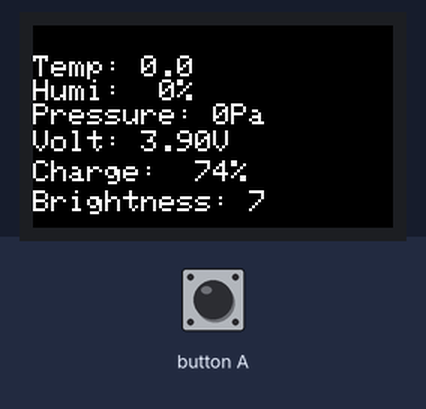
A program run on a simulated ESP32. Parts: 240×135 colour display. Inputs (shaded band) come from the test bench. Not simulated (calls return 0 or success): M5_ENV.h.

Above: at 5.6 s.
5.7 s: button A pressed for 0.15 s
At 6.1 s:
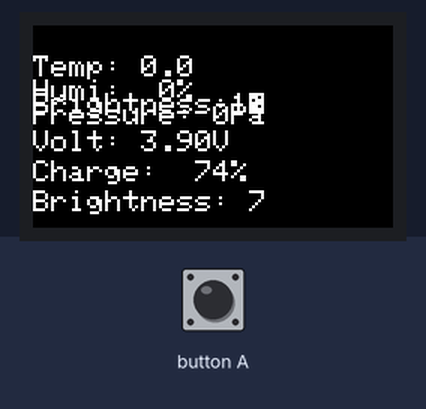
8.8 s: button A pressed for 0.15 s
At 10.3 s:
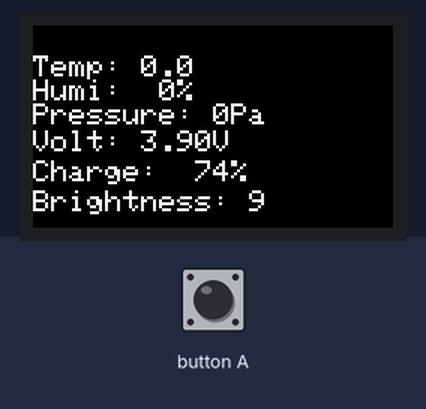
11.5 s: button A pressed for 1 s
At 12.9 s:
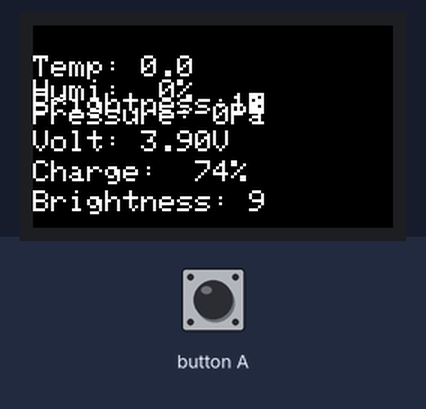
14.0 s: button A pressed for 3.2 s
At 15.7 s:
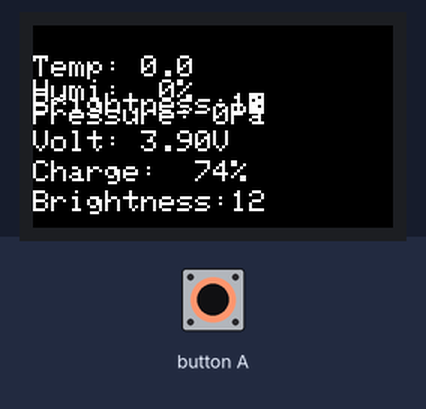
Timing chart, 0 to 17.2 s (numbered marks = the images above; inputs shaded):
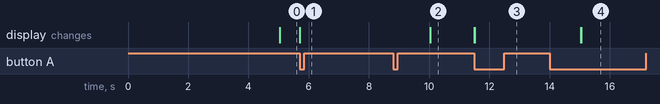

The program:

main.cpp
```cpp
#include <WiFi.h>
#include <PubSubClient.h>
#include <M5StickCPlus.h>
#include "M5_ENV.h"

SHT3X sht30;
QMP6988 qmp6988;

float tmp = 0.0;
float hum = 0.0;
float pressure = 0.0;

#define BTN_A_PIN  37
#define BTN_ON  LOW
#define BTN_OFF HIGH
uint8_t prev_btn_a = BTN_OFF;
uint8_t btn_a      = BTN_OFF;

#define DISP_BRIGHTNESS_MIN  7 // 0〜6もセット可能だが、何も見えない
#define DISP_BRIGHTNESS_MAX 12 //
uint8_t disp_brightness = DISP_BRIGHTNESS_MIN;

#define PWR_BTN_STABLEL     0 // 押していない or 1秒以上押し続ける
#define PWR_BTN_LONG_PRESS  1 // 1秒の長押し発生
#define PWR_BTN_SHORT_PRESS 2 // 1秒以下のボタンクリック

boolean is_sleep = false;

long messageSentAt = 0;
int led,red,green,blue;

double vbat = 0.0;
int8_t bat_charge_p = 0;

void setup() {
    Serial.begin(115200);
    M5.begin(); //Init M5Stack
    Wire.begin(); //Wire init, adding the I2C bus.
    qmp6988.init();

    // M5.Axp.ScreenBreath(7);
    M5.Lcd.setRotation(3);
    M5.Lcd.fillScreen(BLACK);
    M5.Lcd.setCursor(10, 10);
    M5.Lcd.setTextColor(WHITE);
    M5.Lcd.setTextSize(2);
    M5.Lcd.printf("START");

}

void showBatteryInfo(){
  // バッテリー電圧表示
  vbat = M5.Axp.GetVbatData() * 1.1 / 1000;
  M5.Lcd.setCursor(0, 70);
  M5.Lcd.printf("Volt: %.2fV", vbat);

  // バッテリー残量表示
  // 簡易的に、線形で4.2Vで100%、3.0Vで0%とする
  bat_charge_p = int8_t((vbat - 3.0) / 1.2 * 100);
  if(bat_charge_p > 100){
    bat_charge_p = 100;
  }else if(bat_charge_p < 0){
    bat_charge_p = 0;
  }
  M5.Lcd.setCursor(0, 90);
  M5.Lcd.printf("Charge: %3d%%", bat_charge_p);

  // 液晶の明るさ表示
  M5.Lcd.setCursor(0, 110);
  M5.Lcd.printf("Brightness:%2d", disp_brightness);
}

void getEnvData() {
    pressure = qmp6988.calcPressure();
    if(sht30.get()==0){ //Obtain the data of shT30.
      tmp = sht30.cTemp;  //Store the temperature obtained from shT30.
      hum = sht30.humidity; //Store the humidity obtained from the SHT30.
    }else{
      tmp=0,hum=0;
    }
}

void loop() {
    btn_a = digitalRead(BTN_A_PIN);

    if(prev_btn_a == BTN_OFF && btn_a == BTN_ON){
        // ボタンAが押されたとき。1回ごとにディスプレイの明るさを上げる。
        // 最小7、最大12。12を超えたら0に戻す
        disp_brightness += 1;
        if(disp_brightness > DISP_BRIGHTNESS_MAX){
          disp_brightness = DISP_BRIGHTNESS_MIN;
        }
        M5.Axp.ScreenBreath(disp_brightness);
        M5.Lcd.setCursor(0, 45);
        M5.Lcd.printf("Brightness:%2d", disp_brightness);
    }

    if(M5.Axp.GetBtnPress() == PWR_BTN_SHORT_PRESS) {
        // 電源ボタンの短押し
        if(is_sleep){
          ; // 復帰するだけで、何もしない
        }else{
          M5.Axp.SetSleep(); // 画面が消えるだけのスリープに入る
        }
        is_sleep = !is_sleep;
    }

    long now = millis();
    if (now - messageSentAt > 5000) {
        messageSentAt = now;

        getEnvData();

        M5.Lcd.fillRect(0,0,200,200,BLACK); //Fill the screen with black (to clear the screen).
        M5.Lcd.setCursor(0,20);
        M5.Lcd.printf("Temp: %2.1f  \r\nHumi: %2.0f%%  \r\nPressure:%2.0fPa\r\n", tmp, hum, pressure);
        showBatteryInfo();
    }
}
```

Measured:
- after the input at 5.7 s, the display: first changes at once (image 1 shows a later state)
- after the input at 8.8 s, the display: changes after 1.2 s (image 2)
- after the input at 11.5 s, the display: first changes at once (image 3 shows a later state)
- after the input at 14.0 s, the display: first changes after 1.0 s (image 4 shows a later state)
